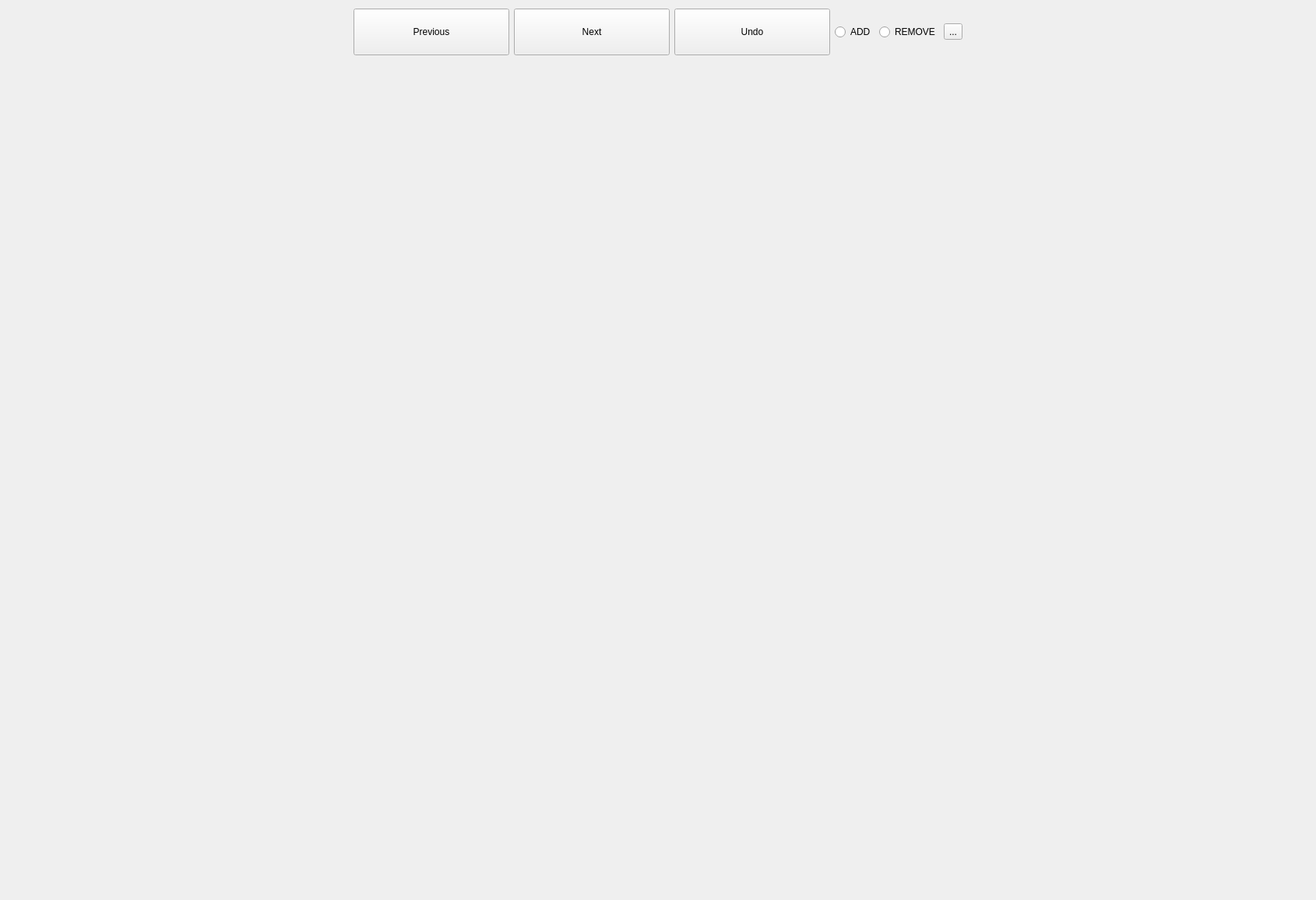
<?xml version="1.0" encoding="UTF-8"?>
<ui version="4.0">
 <class>Form</class>
 <widget class="QWidget" name="Form">
  <property name="geometry">
   <rect>
    <x>0</x>
    <y>0</y>
    <width>1690</width>
    <height>1156</height>
   </rect>
  </property>
  <property name="sizePolicy">
   <sizepolicy hsizetype="Minimum" vsizetype="Minimum">
    <horstretch>0</horstretch>
    <verstretch>0</verstretch>
   </sizepolicy>
  </property>
  <property name="minimumSize">
   <size>
    <width>600</width>
    <height>900</height>
   </size>
  </property>
  <property name="windowTitle">
   <string>Form</string>
  </property>
  <layout class="QVBoxLayout" name="verticalLayout">
   <item>
    <widget class="QSplitter" name="splitter">
     <property name="orientation">
      <enum>Qt::Orientation::Vertical</enum>
     </property>
     <widget class="QWidget" name="layoutWidget">
      <layout class="QHBoxLayout" name="horizontalLayout">
       <item>
        <spacer name="hSpacerLeft">
         <property name="orientation">
          <enum>Qt::Orientation::Horizontal</enum>
         </property>
         <property name="sizeHint" stdset="0">
          <size>
           <width>40</width>
           <height>20</height>
          </size>
         </property>
        </spacer>
       </item>
       <item>
        <widget class="QPushButton" name="preBtn">
         <property name="sizePolicy">
          <sizepolicy hsizetype="Minimum" vsizetype="Minimum">
           <horstretch>0</horstretch>
           <verstretch>0</verstretch>
          </sizepolicy>
         </property>
         <property name="minimumSize">
          <size>
           <width>200</width>
           <height>50</height>
          </size>
         </property>
         <property name="text">
          <string>Previous</string>
         </property>
        </widget>
       </item>
       <item>
        <widget class="QPushButton" name="nextBtn">
         <property name="sizePolicy">
          <sizepolicy hsizetype="Minimum" vsizetype="Minimum">
           <horstretch>0</horstretch>
           <verstretch>0</verstretch>
          </sizepolicy>
         </property>
         <property name="minimumSize">
          <size>
           <width>200</width>
           <height>30</height>
          </size>
         </property>
         <property name="text">
          <string>Next</string>
         </property>
        </widget>
       </item>
       <item>
        <widget class="QPushButton" name="undoBtn">
         <property name="sizePolicy">
          <sizepolicy hsizetype="Minimum" vsizetype="Minimum">
           <horstretch>0</horstretch>
           <verstretch>0</verstretch>
          </sizepolicy>
         </property>
         <property name="minimumSize">
          <size>
           <width>200</width>
           <height>60</height>
          </size>
         </property>
         <property name="text">
          <string>Undo</string>
         </property>
        </widget>
       </item>
       <item>
        <widget class="QRadioButton" name="addRadio">
         <property name="text">
          <string>ADD</string>
         </property>
         <attribute name="buttonGroup">
          <string notr="true">buttonGroup</string>
         </attribute>
        </widget>
       </item>
       <item>
        <widget class="QRadioButton" name="removeRadio">
         <property name="minimumSize">
          <size>
           <width>40</width>
           <height>0</height>
          </size>
         </property>
         <property name="text">
          <string>REMOVE</string>
         </property>
         <attribute name="buttonGroup">
          <string notr="true">buttonGroup</string>
         </attribute>
        </widget>
       </item>
       <item>
        <widget class="QToolButton" name="configBtn">
         <property name="text">
          <string>...</string>
         </property>
        </widget>
       </item>
       <item>
        <spacer name="hSpacerRight">
         <property name="orientation">
          <enum>Qt::Orientation::Horizontal</enum>
         </property>
         <property name="sizeHint" stdset="0">
          <size>
           <width>40</width>
           <height>20</height>
          </size>
         </property>
        </spacer>
       </item>
      </layout>
     </widget>
    </widget>
   </item>
   <item>
    <widget class="QLabel" name="label">
     <property name="sizePolicy">
      <sizepolicy hsizetype="Fixed" vsizetype="Fixed">
       <horstretch>0</horstretch>
       <verstretch>0</verstretch>
      </sizepolicy>
     </property>
     <property name="minimumSize">
      <size>
       <width>1799</width>
       <height>1200</height>
      </size>
     </property>
     <property name="text">
      <string/>
     </property>
     <property name="alignment">
      <set>Qt::AlignmentFlag::AlignCenter</set>
     </property>
    </widget>
   </item>
   <item>
    <spacer name="verticalSpacer_2">
     <property name="orientation">
      <enum>Qt::Orientation::Vertical</enum>
     </property>
     <property name="sizeHint" stdset="0">
      <size>
       <width>20</width>
       <height>40</height>
      </size>
     </property>
    </spacer>
   </item>
  </layout>
 </widget>
 <resources>
  <include location="../resources/resouces.qrc"/>
 </resources>
 <connections/>
 <buttongroups>
  <buttongroup name="buttonGroup"/>
 </buttongroups>
</ui>
